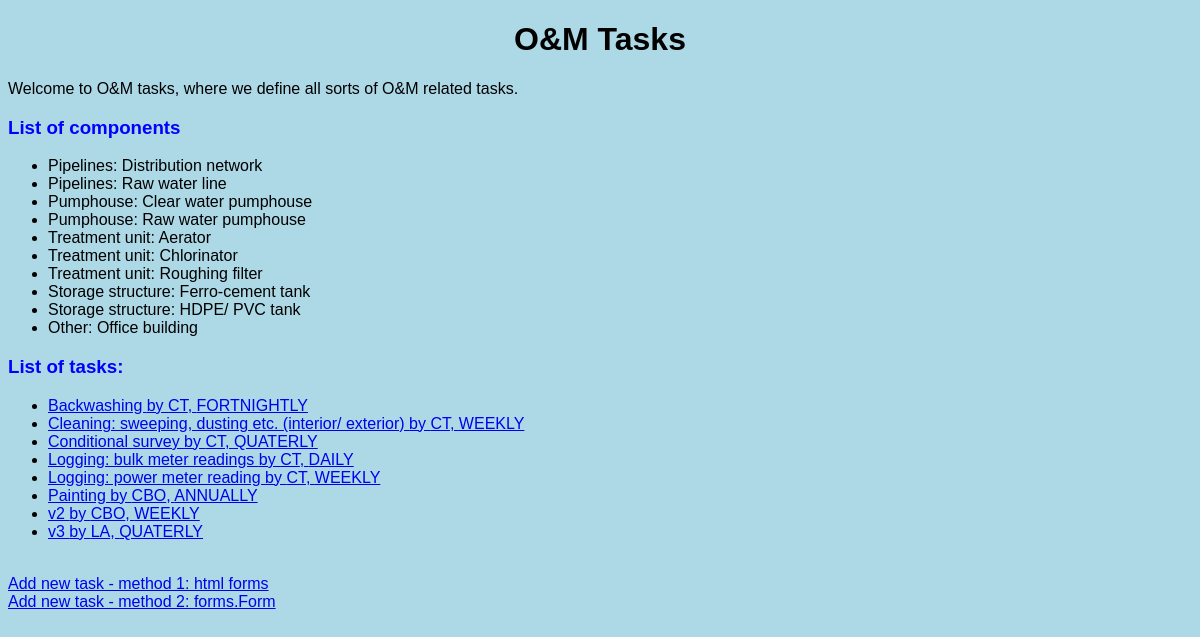
The page /tasks/ on the database as committed earlier.
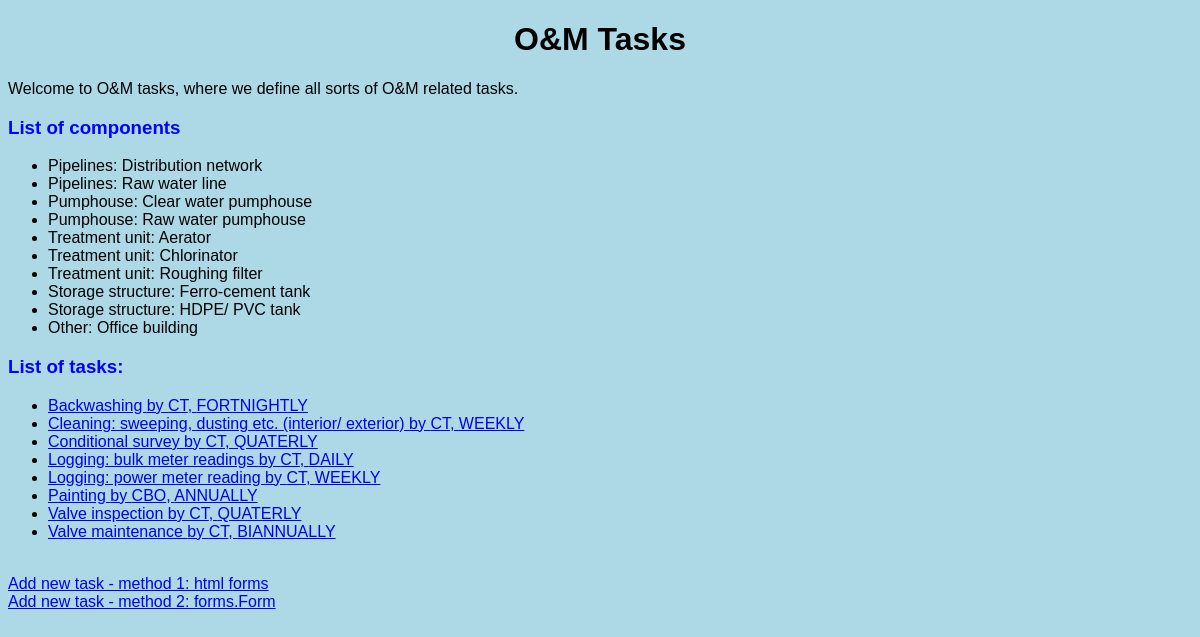
The same page on the database as committed later.
### tasks/models.py (models this page shows, shortened)
class Component(models.Model):
    component_type = models.ForeignKey(Component_Type,
                                       on_delete=models.CASCADE,
                                       related_name="components")
    component = models.CharField(max_length=64)
    def __str__(self) -> str:
        return f"{self.component_type}: {self.component}"

class Component_Type(models.Model):
    component_type = models.CharField(max_length=64)
    def __str__(self) -> str:
        return f"{self.component_type.capitalize()}"
    class Meta:
        verbose_name = "Component Type"
        verbose_name_plural = "Component Types"

class Task(models.Model):
    components = models.ManyToManyField(Component, blank=True, related_name="tasks")
    task_name = models.CharField(max_length = 128)
    task_interval = models.CharField(max_length=32, choices=INTERVALS, default="DAILY")
    task_responsibility = models.CharField(max_length=32, choices=RESPONSIBILITY, default="CT")

### tasks/views.py (the view)
# urls.py: path("", views.index, name="index"),
def index(request):
    list_components = Component.objects.all().order_by('component_type', 'component')
    list_tasks = Task.objects.all().order_by('task_name', 'task_responsibility')
    return render(request, 'tasks/index.html', {
        "comps": list_components,
        "tasks": list_tasks,
    })

### tasks/templates/tasks/index.html
{% extends 'tasks/layout.html' %}
{% block body %}
    <h1>O&M Tasks</h1>
    <p>Welcome to O&M tasks, where we define all sorts of O&M related tasks.</p>
    <h3>List of components</h3>
    <ul>
        {% for comp in comps %}
            <li>{{ comp }}</li>
        {% empty %}
            <li>No components yet.</li>
        {% endfor %}
    </ul>
    <h3>List of tasks:</h3>
    <ul>
        {% for task in tasks %}
            <li>
                <a href="{% url 'tasks:view_task' task_id=task.id %}">
                    {{ task.task_name }} by {{ task.task_responsibility }}, {{ task.task_interval }}
                </a>
            </li>
        {% empty %}
            <li>No tasks yet.</li>
        {% endfor %}
    </ul>
    <br><a href="{% url 'tasks:add_task' %}">Add new task - method 1: html forms</a>
    <br><a href="{% url 'tasks:add_task_2' %}">Add new task - method 2: forms.Form</a>
{% endblock %}

### tasks/templates/tasks/layout.html (shortened to what this page needs)
{% load static %}
<!DOCTYPE html>
<html lang="en">
    <head>
        <link rel="stylesheet" href="{% static 'tasks/my_styles.css' %}">
    </head>
    <body>
        {% block body %}
        {% endblock %}
    </body>
</html>

### tasks/static/tasks/my_styles.css (style rules this page uses)
h1, h2 { text-align: center; }
h3 { color: blue; font-family: 'Lucida Sans', 'Lucida Sans Regular', 'Lucida Grande', 'Lucida Sans Unicode', Geneva, Verdana, sans-serif; }
body { background-color: lightblue; font-family: Verdana, Geneva, Tahoma, sans-serif; }

Rows that differ between the two databases and show on the page:
removed Task: task_name "v2", task_responsibility "CBO", task_interval "WEEKLY"
removed Task: task_name "v3", task_responsibility "LA", task_interval "QUATERLY"
added Task: task_name "Valve inspection", task_responsibility "CT", task_interval "QUATERLY"
added Task: task_name "Valve maintenance", task_responsibility "CT", task_interval "BIANNUALLY"
